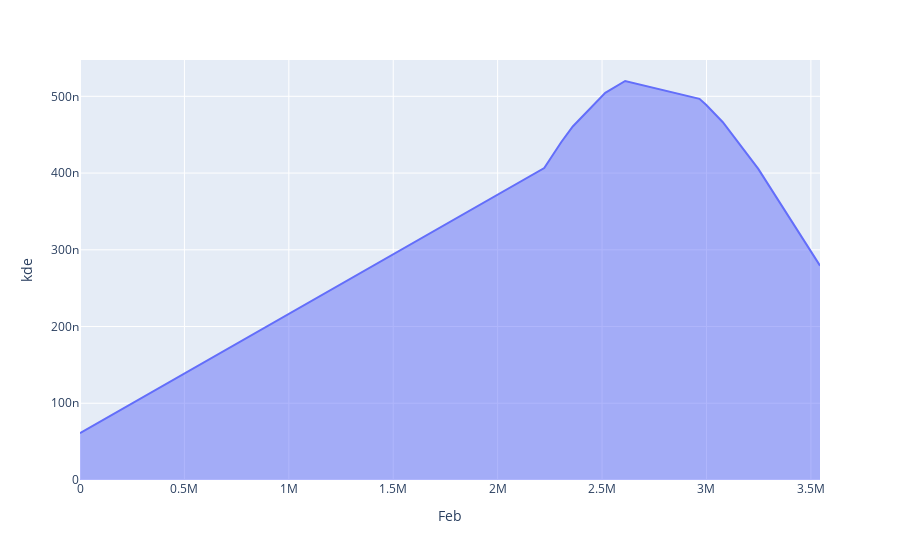

The notebook cell saved with this chart:
### Code cell


### Figure 1 — Plotly figure (JSON) as saved in the notebook; plotly's stock layout.template omitted (floating-point values rounded to 4 significant figures)
{"data": [{"hovertemplate": "Feb=%{x}<br>kde=%{y}<extra></extra>", "legendgroup": "", "line": {"color": "#636efa"}, "marker": {"symbol": "circle"}, "mode": "lines", "name": "", "orientation": "v", "showlegend": false, "stackgroup": "1", "type": "scatter", "x": [3543639, 3248144, 3078405, 2998119, 2966477, 2610667, 2595676, 2515361, 2359800, 2304990, 2223024, 0], "xaxis": "x", "y": [2.793e-07, 4.055e-07, 4.663e-07, 4.891e-07, 4.968e-07, 5.2e-07, 5.182e-07, 5.045e-07, 4.607e-07, 4.405e-07, 4.065e-07, 6.099e-08], "yaxis": "y"}], "layout": {"autosize": true, "legend": {"tracegroupgap": 0}, "margin": {"t": 60}, "xaxis": {"anchor": "y", "autorange": true, "domain": [0, 1], "range": [0, 3543639], "title": {"text": "Feb"}, "type": "linear"}, "yaxis": {"anchor": "x", "autorange": true, "domain": [0, 1], "range": [0, 5.473e-07], "title": {"text": "kde"}, "type": "linear"}}}
